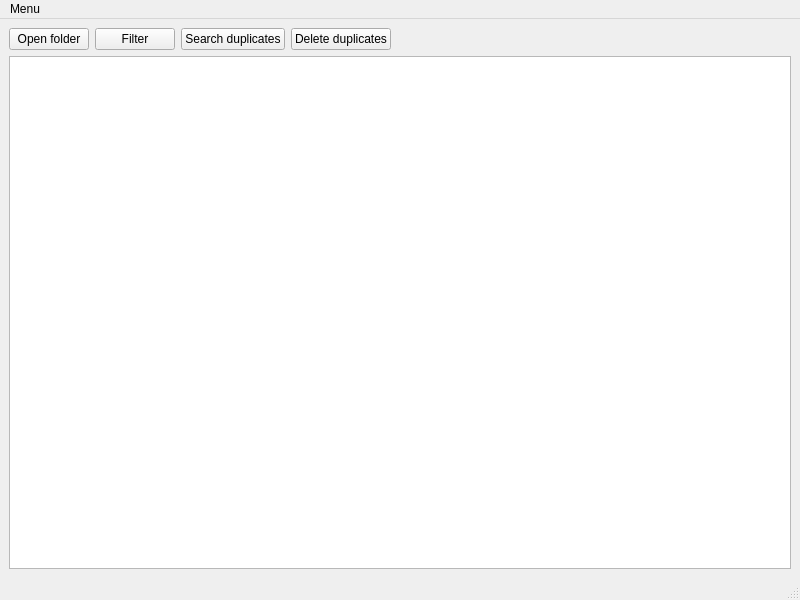
<?xml version="1.0" encoding="UTF-8"?>
<ui version="4.0">
 <class>MainWindow</class>
 <widget class="QMainWindow" name="MainWindow">
  <property name="geometry">
   <rect>
    <x>0</x>
    <y>0</y>
    <width>800</width>
    <height>600</height>
   </rect>
  </property>
  <property name="windowTitle">
   <string>MainWindow</string>
  </property>
  <widget class="QWidget" name="centralwidget">
   <layout class="QGridLayout" name="gridLayout">
    <item row="0" column="0">
     <layout class="QHBoxLayout" name="horizontalLayout">
      <item>
       <widget class="QPushButton" name="openButton">
        <property name="text">
         <string>Open folder</string>
        </property>
       </widget>
      </item>
      <item>
       <widget class="QPushButton" name="filterButton">
        <property name="text">
         <string>Filter</string>
        </property>
       </widget>
      </item>
      <item>
       <widget class="QPushButton" name="searchButton">
        <property name="text">
         <string>Search duplicates</string>
        </property>
       </widget>
      </item>
      <item>
       <widget class="QPushButton" name="deleteButton">
        <property name="text">
         <string>Delete duplicates</string>
        </property>
       </widget>
      </item>
      <item>
       <spacer name="horizontalSpacer">
        <property name="orientation">
         <enum>Qt::Horizontal</enum>
        </property>
        <property name="sizeHint" stdset="0">
         <size>
          <width>40</width>
          <height>20</height>
         </size>
        </property>
       </spacer>
      </item>
     </layout>
    </item>
    <item row="1" column="0">
     <widget class="QTreeView" name="treeView"/>
    </item>
   </layout>
  </widget>
  <widget class="QMenuBar" name="menubar">
   <property name="geometry">
    <rect>
     <x>0</x>
     <y>0</y>
     <width>800</width>
     <height>22</height>
    </rect>
   </property>
   <widget class="QMenu" name="menuOpen_folder">
    <property name="title">
     <string>Menu</string>
    </property>
    <addaction name="actionOpen_folder"/>
    <addaction name="actionfilter"/>
    <addaction name="actionSearch_duplicates"/>
    <addaction name="actionDelete_duplicates"/>
    <addaction name="actionExit"/>
   </widget>
   <addaction name="menuOpen_folder"/>
  </widget>
  <widget class="QStatusBar" name="statusbar"/>
  <action name="actionOpen_folder">
   <property name="text">
    <string>Open folder</string>
   </property>
  </action>
  <action name="actionSearch_duplicates">
   <property name="text">
    <string>Search duplicates</string>
   </property>
  </action>
  <action name="actionDelete_duplicates">
   <property name="text">
    <string>Delete duplicates</string>
   </property>
  </action>
  <action name="actionfilter">
   <property name="text">
    <string>Filter</string>
   </property>
  </action>
  <action name="actionExit">
   <property name="text">
    <string>Exit</string>
   </property>
  </action>
 </widget>
 <resources/>
 <connections/>
</ui>
